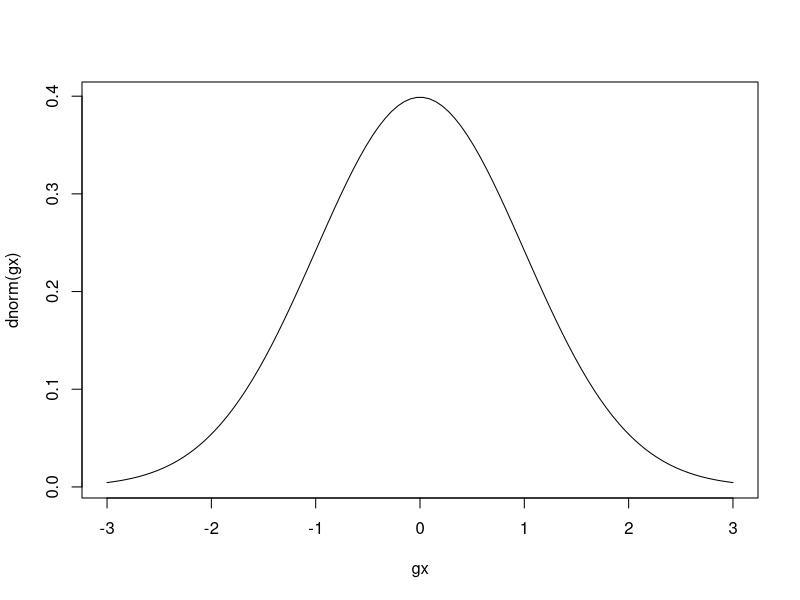

The R source for this figure:
rnorm(5)

set.seed(12345)
rnorm(5)

pnorm(0)
pnorm(1.96)

gx <- seq(-3,3,length=100)
plot(gx,dnorm(gx),type="l")

qnorm(c(0.025,0.5,1))
